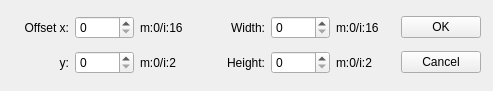
<?xml version="1.0" encoding="UTF-8"?>
<ui version="4.0">
 <class>ROIDefine</class>
 <widget class="QWidget" name="ROIDefine">
  <property name="geometry">
   <rect>
    <x>0</x>
    <y>0</y>
    <width>493</width>
    <height>91</height>
   </rect>
  </property>
  <property name="windowTitle">
   <string>Form</string>
  </property>
  <widget class="QWidget" name="">
   <property name="geometry">
    <rect>
     <x>10</x>
     <y>10</y>
     <width>471</width>
     <height>71</height>
    </rect>
   </property>
   <layout class="QVBoxLayout" name="verticalLayout">
    <item>
     <layout class="QHBoxLayout" name="horizontalLayout_2">
      <item>
       <widget class="QLabel" name="label">
        <property name="layoutDirection">
         <enum>Qt::LeftToRight</enum>
        </property>
        <property name="text">
         <string>Offset x:</string>
        </property>
        <property name="alignment">
         <set>Qt::AlignRight|Qt::AlignTrailing|Qt::AlignVCenter</set>
        </property>
       </widget>
      </item>
      <item>
       <widget class="QSpinBox" name="offsetX"/>
      </item>
      <item>
       <widget class="QLabel" name="label_2">
        <property name="text">
         <string>m:0/i:16</string>
        </property>
       </widget>
      </item>
      <item>
       <widget class="QLabel" name="label_8">
        <property name="text">
         <string>Width:</string>
        </property>
        <property name="alignment">
         <set>Qt::AlignRight|Qt::AlignTrailing|Qt::AlignVCenter</set>
        </property>
       </widget>
      </item>
      <item>
       <widget class="QSpinBox" name="Width"/>
      </item>
      <item>
       <widget class="QLabel" name="label_7">
        <property name="text">
         <string>m:0/i:16</string>
        </property>
       </widget>
      </item>
      <item>
       <widget class="QPushButton" name="pbOK">
        <property name="text">
         <string>OK</string>
        </property>
       </widget>
      </item>
     </layout>
    </item>
    <item>
     <layout class="QHBoxLayout" name="horizontalLayout">
      <item>
       <widget class="QLabel" name="label_4">
        <property name="layoutDirection">
         <enum>Qt::LeftToRight</enum>
        </property>
        <property name="text">
         <string>y:</string>
        </property>
        <property name="alignment">
         <set>Qt::AlignRight|Qt::AlignTrailing|Qt::AlignVCenter</set>
        </property>
       </widget>
      </item>
      <item>
       <widget class="QSpinBox" name="offsetY"/>
      </item>
      <item>
       <widget class="QLabel" name="label_3">
        <property name="text">
         <string>m:0/i:2</string>
        </property>
       </widget>
      </item>
      <item>
       <widget class="QLabel" name="label_6">
        <property name="layoutDirection">
         <enum>Qt::LeftToRight</enum>
        </property>
        <property name="text">
         <string>Height:</string>
        </property>
        <property name="alignment">
         <set>Qt::AlignRight|Qt::AlignTrailing|Qt::AlignVCenter</set>
        </property>
       </widget>
      </item>
      <item>
       <widget class="QSpinBox" name="Height"/>
      </item>
      <item>
       <widget class="QLabel" name="label_5">
        <property name="text">
         <string>m:0/i:2</string>
        </property>
       </widget>
      </item>
      <item>
       <widget class="QPushButton" name="pbCancel">
        <property name="text">
         <string>Cancel</string>
        </property>
       </widget>
      </item>
     </layout>
    </item>
   </layout>
  </widget>
 </widget>
 <resources/>
 <connections/>
</ui>
